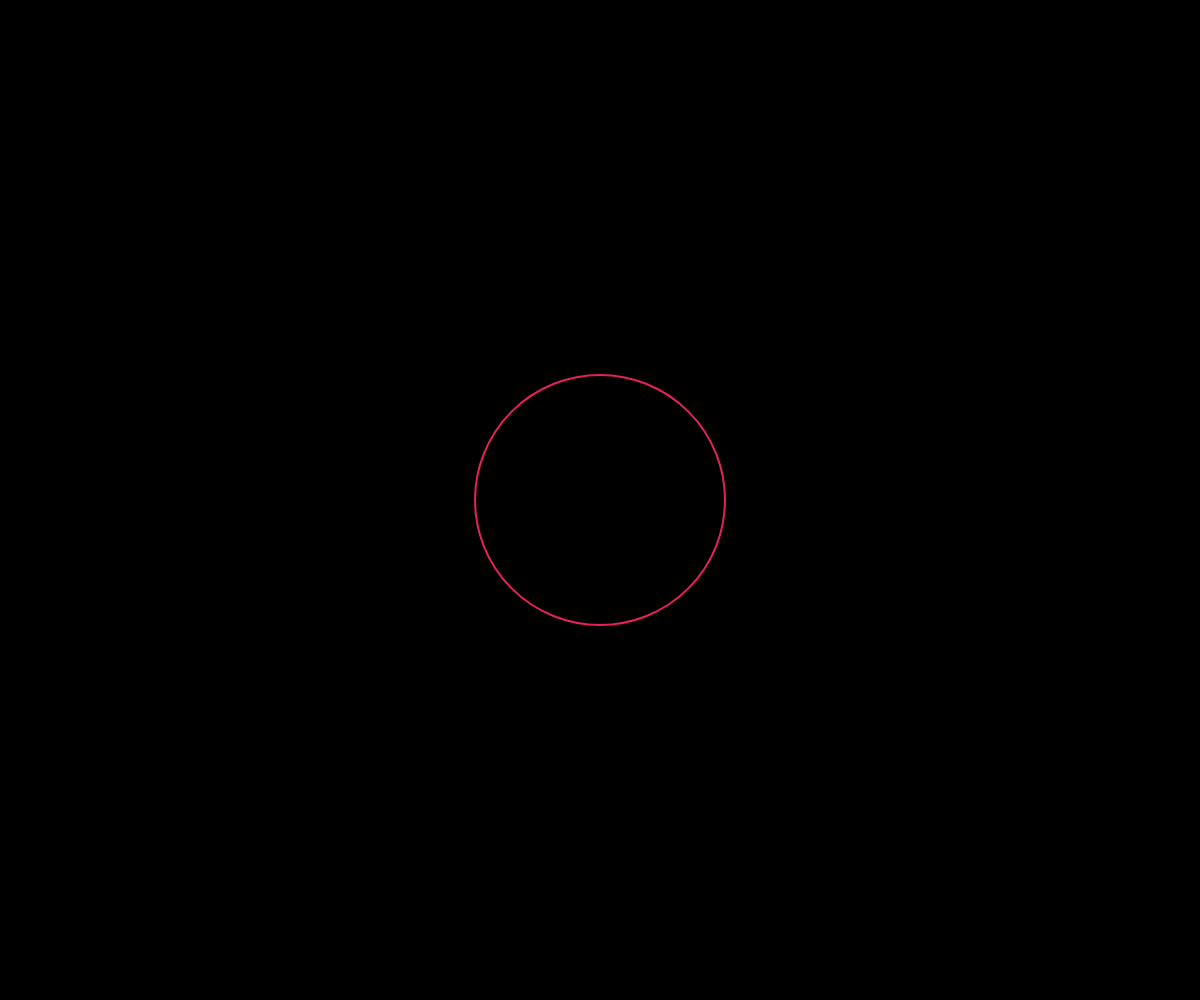
Frame 1 (no input)
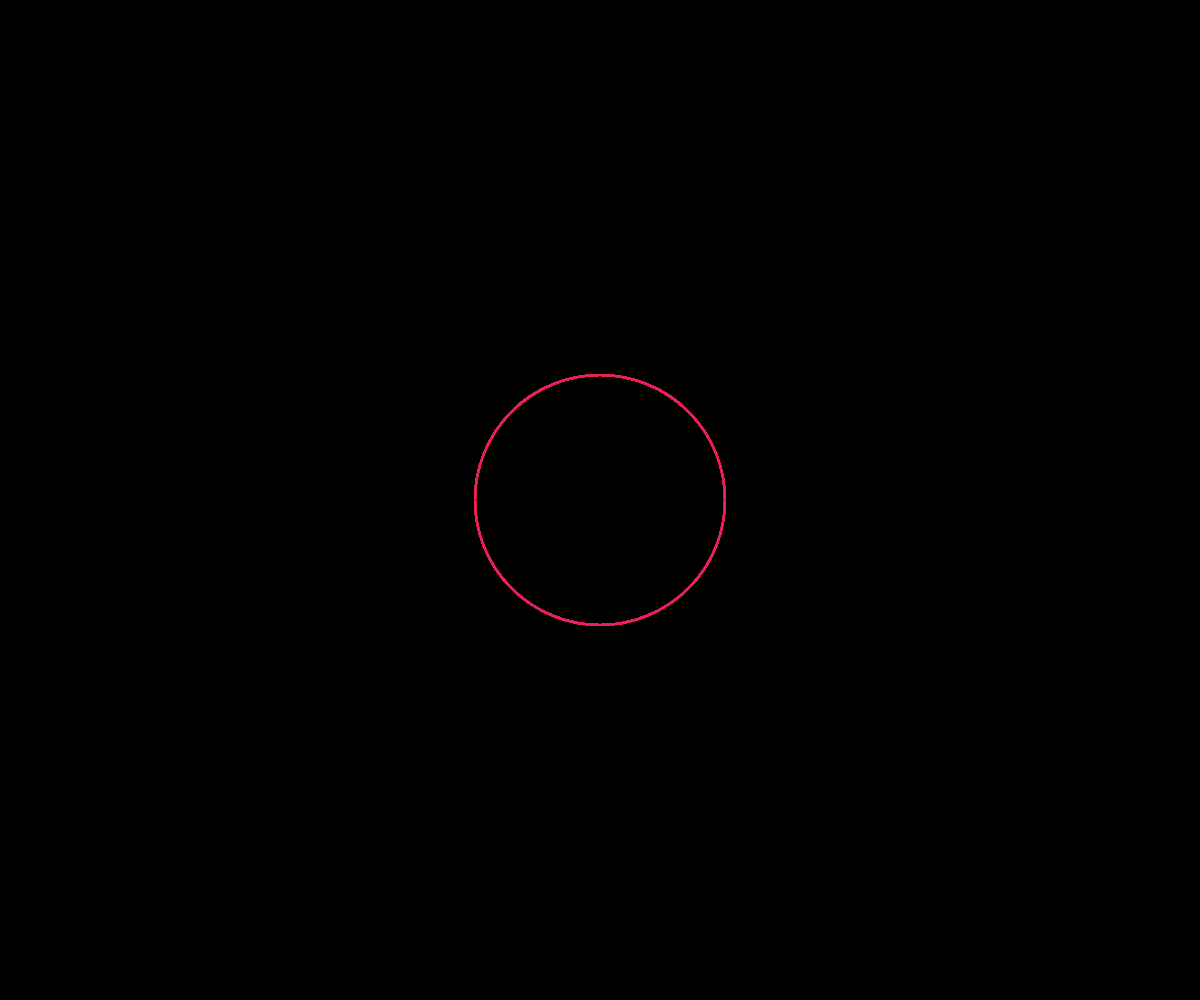
Frame 60 (no input)
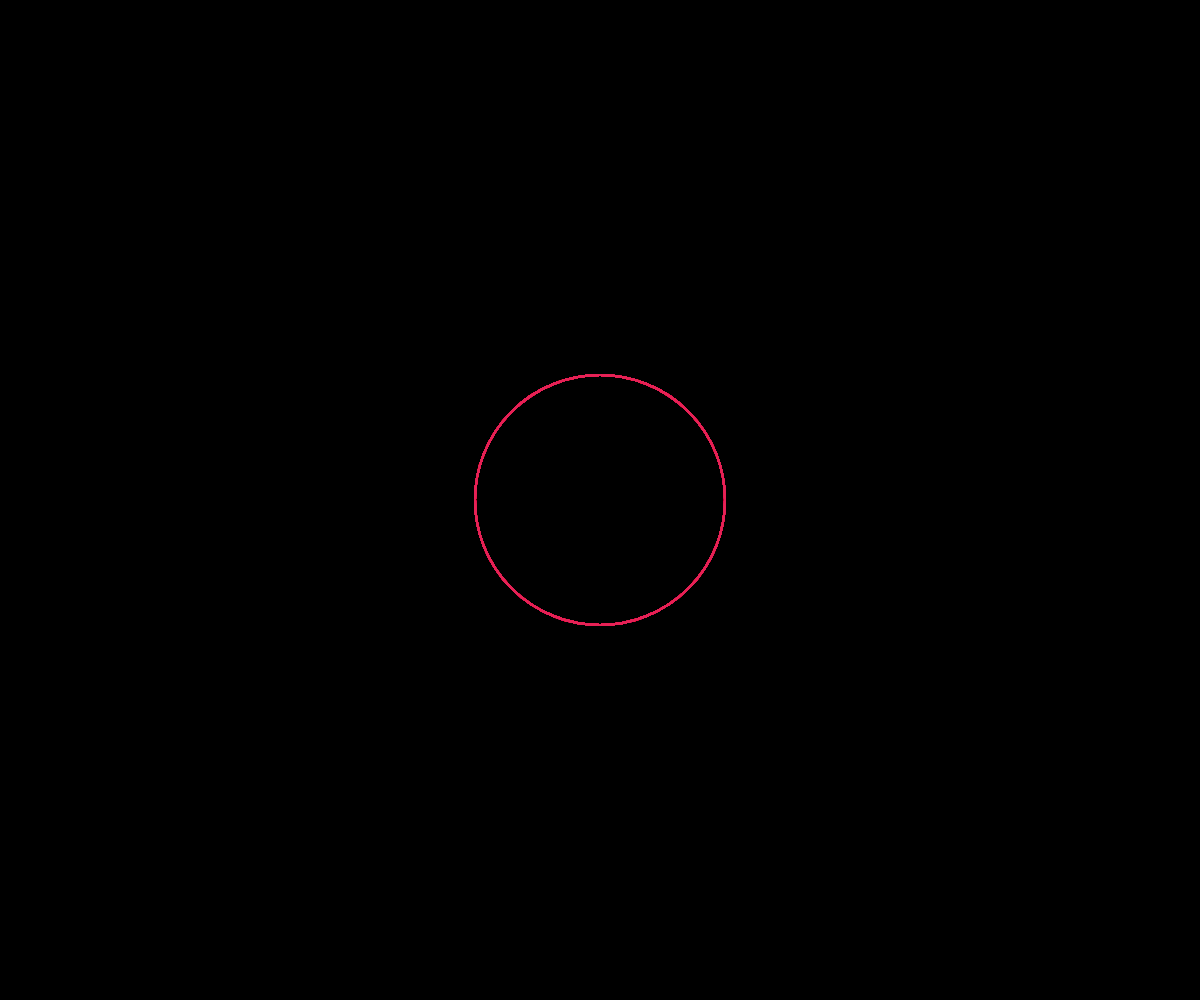
Frame 120 (the mouse pressed at the canvas centre since frame 60)

The p5.js sketch that drew these frames (run headless with seeded random() and noise() and a simulated clock; from frame 60 on, the mouse is pressed at the canvas centre):

// p5.js sketch
// ── sketch.js
let laranjas;

function setup() {
	createCanvas(windowWidth, windowHeight);
	background(0)

}

function draw() {

	stroke(230,34,86);
	strokeWeight(2);
	noFill();
	circle(width / 2, height / 2, height / 4);


}
